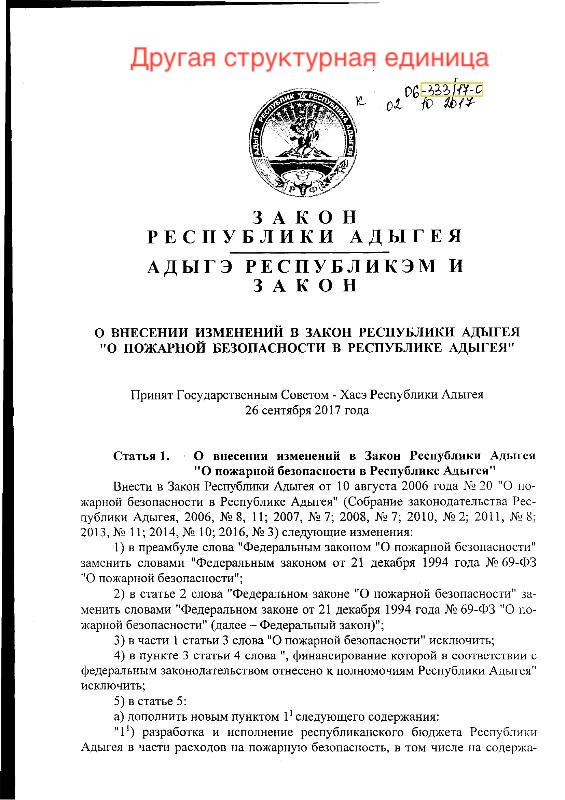
#> input picture toloka/wrong/img_450.jpg, 565 x 800 px, found by its file name
$ jupyter execute --allow-errors make_bboxes.ipynb
#> lines starting #> are read from the running program, lines starting #| are printed output that depends on the picture
[cell 1]
import pytesseract
import cv2
import matplotlib.pyplot as plt

[cell 2]
images = ['data/img_450.jpg', 'data/img_008.jpg', 'data/img_071.jpg',
          'data/img_206.jpg', 'data/img_293.jpg', 'data/img_352.jpg']

[cell 3]
img = cv2.imread('data/img_450.jpg')
#> img is the input picture: shape (800, 565, 3); mean B, G, R 231.9, 232, 232.7

#> (a cell that did not finish here is left out)

[cell 5]
def is_box_in(box1, box2):
    """
    check if box1 is in box2
    """
    x1, y1, w1, h1 = box1
    x2, y2, w2, h2 = box2
    return (x1 >= x2) and (y1 >= y2) and (x1 + w1 <= x2 + w2) and (y1 + h1 <= y2 + h2)

[cell 6]
boxes = []
#> (the rest of this cell did not finish here and is left out)

[cell 7]
boxes

[cell 8]
x, y, w, h = 0, 0, 487, 221
cv2.rectangle(img, (x, y), (x + w, y + h), (0, 0, 255), 2)
cv2.putText(img, 'Other structure item (Other)',
                        (x, y+10), cv2.FONT_HERSHEY_SIMPLEX, 0.5,
                        (0, 0, 255), 1)
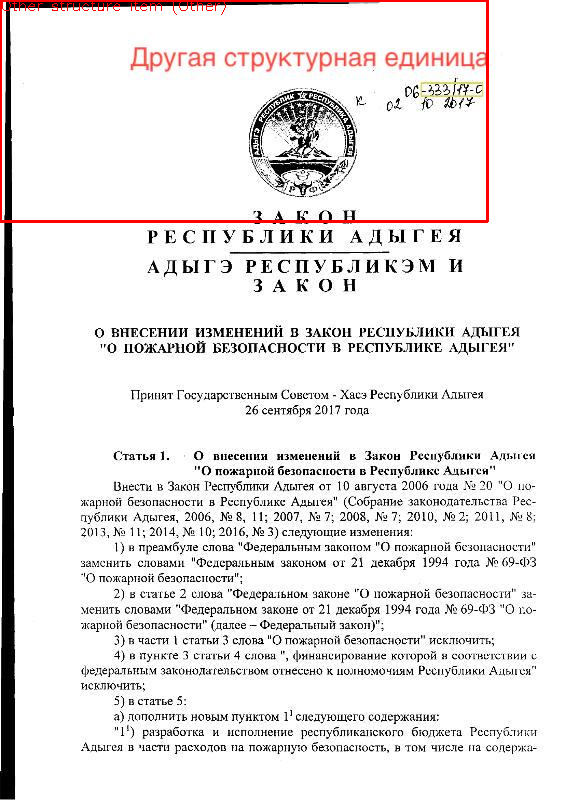
#> img: shape (800, 565, 3); mean B, G, R 230, 230.1, 233
plt.figure(figsize=(15, 15))
plt.imshow(img)
plt.show()

[cell 9]
cv2.imwrite('wrong/img_450.jpg', img)
#> Out = True


$ run again, with toloka/wrong/img_075.jpg copied over toloka/wrong/img_450.jpg
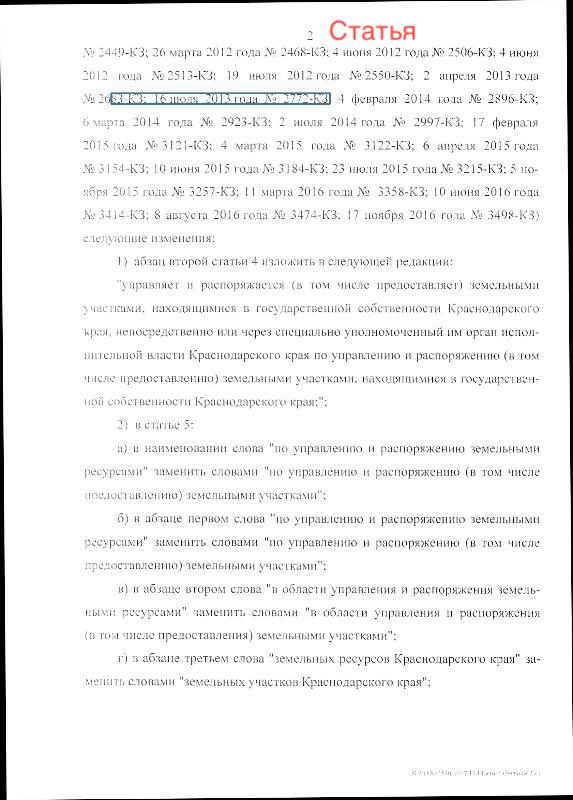
#> input picture toloka/wrong/img_075.jpg, 573 x 800 px, found by its file name
#> img is the input picture: shape (800, 573, 3); mean B, G, R 242.3, 242.3, 242.4
#> `cv2.putText(img, 'Other structure item (Other)', (x, y+10), cv2.FONT_H..`:
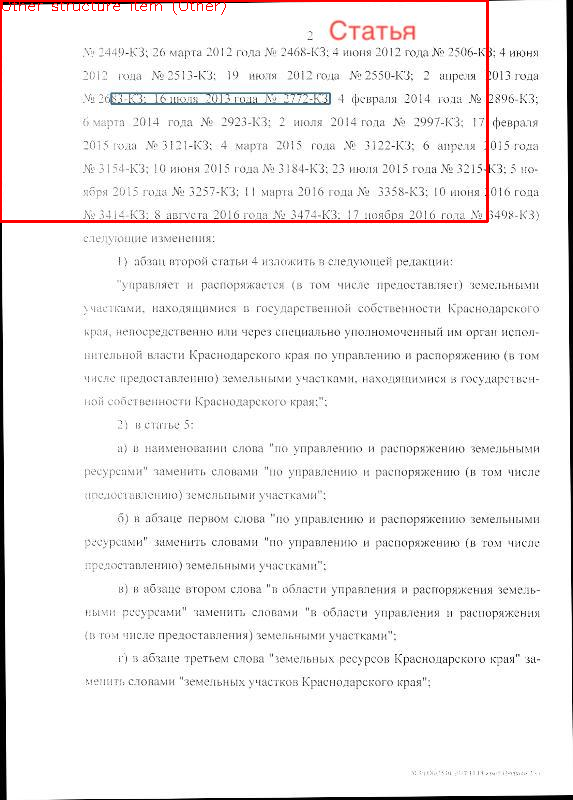
#> img: shape (800, 573, 3); mean B, G, R 240.8, 240.8, 243
#> Out = True
